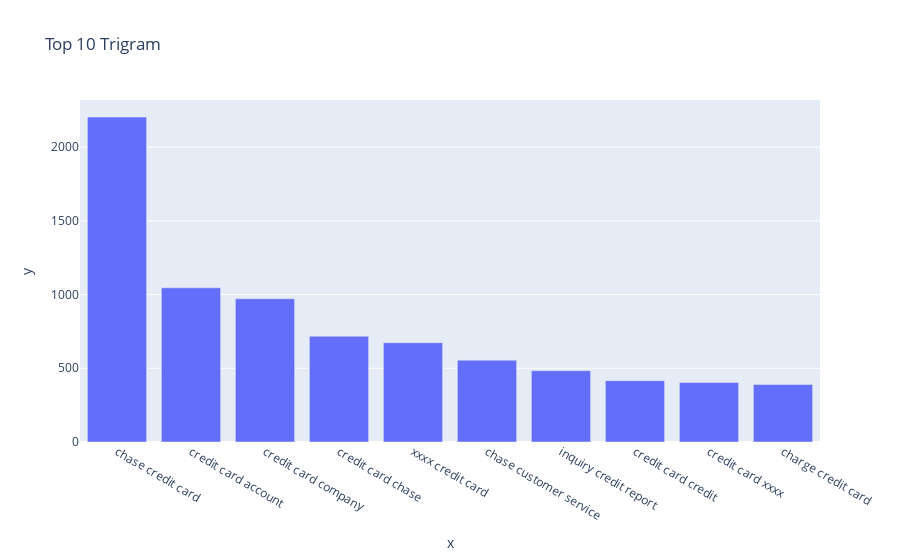

Notebook cell for this chart:
### Code cell
#Print the top 10 words in the trigram frequency
trigram = get_top_n_words(df_clean['complaint_clean'], 3,10)
for word, freq in trigram:
    print(word, freq)
px.bar(x=[word for word, freq in trigram], y=[freq for word, freq in trigram], title='Top 10 Trigram')

### Figure 1 — Plotly figure (JSON) as saved in the notebook; plotly's stock layout.template omitted (floating-point values rounded to 4 significant figures)
{"data": [{"alignmentgroup": "True", "hovertemplate": "x=%{x}<br>y=%{y}<extra></extra>", "legendgroup": "", "marker": {"color": "#636efa", "pattern": {"shape": ""}}, "name": "", "offsetgroup": "", "orientation": "v", "showlegend": false, "textposition": "auto", "type": "bar", "x": ["chase credit card", "credit card account", "credit card company", "credit card chase", "xxxx credit card", "chase customer service", "inquiry credit report", "credit card credit", "credit card xxxx", "charge credit card"], "xaxis": "x", "y": [2204, 1046, 972, 717, 674, 555, 484, 416, 403, 390], "yaxis": "y"}], "layout": {"autosize": true, "barmode": "relative", "legend": {"tracegroupgap": 0}, "title": {"text": "Top 10 Trigram"}, "xaxis": {"anchor": "y", "autorange": true, "domain": [0, 1], "range": [-0.5, 9.5], "title": {"text": "x"}, "type": "category"}, "yaxis": {"anchor": "x", "autorange": true, "domain": [0, 1], "range": [0, 2320], "title": {"text": "y"}, "type": "linear"}}}
